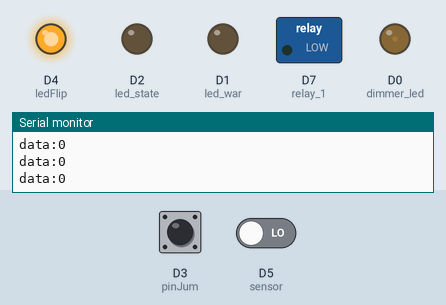
This sketch was run on a simulated ESP8266 (NodeMCU). Shown: switched loads named in the sketch (green lamp = pin HIGH), output pins drawn as LEDs (lit = HIGH), the last lines printed to the serial monitor. The test bench sets the inputs (shaded band); at power-on: D3 (pinJum) HIGH, D5 (sensor) LOW. WiFi joins after 1.5 s; servers stay silent unless stated; EEPROM starts erased. At 12.8 s the program restarts the board; the recording ends there.

Above: at 4.2 s.
4.3 s: D3 (pinJum) pulled LOW for 0.15 s
At 4.47 s:
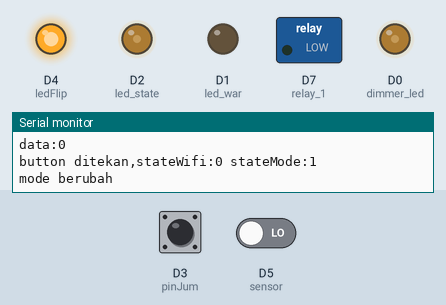
At 12.5 s:
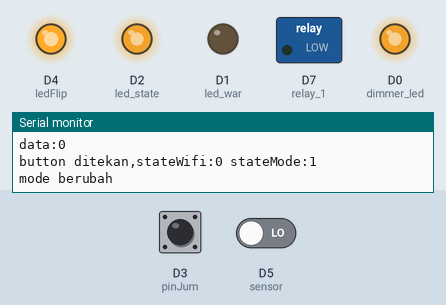
Timing chart, 0 to 12.8 s (numbered marks = the images above; inputs shaded):
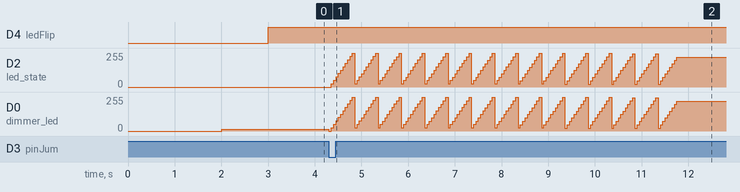

The sketch:

auto.ino
```cpp
#include <ESP8266WiFi.h>
#include <ESP8266mDNS.h>
#include <WiFiUdp.h>
#include <ArduinoOTA.h>
#include <WiFiManager.h>
#include <EEPROM.h>

#ifndef STASSID
#define STASSID "Wifi"
#define STAPSK  "00000000"
#endif

const char* ssid = STASSID;
const char* password = STAPSK;
const char* host = "OTA-LEDS";

int led_state = 4;
#define N_DIMMERS 1
int dimmer_led = 16;
#define pinJum D3

#define sensor D5  //14
#define led_war D1//5
#define relay_1 D7 //gpio13
#define ledFlip D4//2
bool stateOut;
bool trigg;
bool stateWar;
uint16_t Time = 0;
int flag=0;
bool stateFlip;
unsigned long saveTimer = 0;
unsigned long saveFlip = 0;
bool wm_nonblocking = false;
bool stateWifi;
bool stateMode;
WiFiManager wifi;
unsigned long waktuAwal=0,waktuJeda=200;
int count = 0;
bool mode=false;
void setup() {
  Serial.begin(115200);
   EEPROM.begin(12);
  pinMode(sensor, INPUT);
  pinMode(pinJum,INPUT_PULLUP);
  pinMode(led_war, OUTPUT);
  pinMode(ledFlip, OUTPUT);
  pinMode(relay_1, OUTPUT);
  digitalWrite(relay_1, LOW);

  if(wm_nonblocking) wifi.setConfigPortalBlocking(false);
  stateWifi = EEPROM.read(0);
  stateMode = EEPROM.read(0);
  delay(500);
  Serial.println(String()+"stateWifisetup=" + stateWifi + "stateModesetup=" + stateMode);
  pinMode(dimmer_led, OUTPUT);
  pinMode(led_state, OUTPUT);
  digitalWrite(led_state, LOW);
  if(stateWifi==1){
  wifi.setConfigPortalTimeout(60);
  bool connectWIFI = wifi.autoConnect("JAM DIGITAL", "00000000");
  //keluarkan tulisan RTC
  if (!connectWIFI) {
    stateWifi=0;
    Serial.println("NOT CONNECTED TO AP");
    Serial.println("Pindah ke mode offlien");
    //showRTC();
    delay(1000);
    EEPROM.write(0,stateWifi);
    EEPROM.commit();
    ESP.restart();
  }
  else
  {
    Serial.println("CONNECTED");
    /* switch on led */
 // pinMode(led_pin, OUTPUT);
  digitalWrite(led_state, HIGH);

  Serial.println("Booting");
 // WiFi.mode(WIFI_STA);

 // WiFi.begin(ssid, password);

//  while (WiFi.waitForConnectResult() != WL_CONNECTED) {
//    WiFi.begin(ssid, password);
//    Serial.println("Retrying connection...");
//  }
  /* switch off led */
  digitalWrite(led_state, LOW);

  /* configure dimmers, and OTA server events */
  analogWriteRange(1000);
  //analogWrite(led_pin, 2);


  analogWrite(dimmer_led, 50);


  ArduinoOTA.setHostname(host);
  ArduinoOTA.onStart([]() {
    analogWrite(dimmer_led, 0);
    analogWrite(led_state, 990);
  });

  ArduinoOTA.onEnd([]() { // do a fancy thing with our board led at end
    for (int i = 0; i < 30; i++) {
      analogWrite(led_state, (i * 100) % 1001);
      delay(50);
    }
  });

  ArduinoOTA.onError([](ota_error_t error) {
    (void)error;
    ESP.restart();
  });

  /* setup the OTA server */
  ArduinoOTA.begin();
  Serial.println("Ready");

  delay(1000);
 // Serial.println(String()+"NTP in the setup:"+ Clock.getHours()+":"+ Clock.getMinutes()+":"+Clock.getSeconds());
   }
  }


 //digitalWrite(dimmer_pin, LOW);
  /* setup the OTA server */


}

void loop() {
  if(stateWifi)
  {
    ArduinoOTA.handle();
    if(wm_nonblocking) wifi.process();
  }

  cekLogic();
  runWar();
  indikator();

  if (Time >= 122)
  {
    stateOut = 0;
    trigg = 0;
    Time = 0;
  }
  digitalWrite(relay_1, stateOut);

}

void cekButton()
{
  if(digitalRead(pinJum) == LOW)
  {
    stateWifi = !stateWifi;
    EEPROM.write(0,stateWifi);
    EEPROM.commit();
    Serial.println(String() + "button ditekan,stateWifi:" + stateWifi + " stateMode:" + stateMode);
  }

   if(stateMode != stateWifi)
  {
    Serial.println(String() + "mode berubah");
    for (int i = 0; i < 150; i++)
    {
      analogWrite(led_state, (i * 100) % 1001);
      analogWrite(dimmer_led, (i * 100) % 1001);
      delay(50);
    }
    delay(1000);
    ESP.restart();
  }


}

void cekLogic()
{
  int data = digitalRead(sensor);
  Serial.println(String() + "data:" + data);
  //flag = data;
  if (digitalRead(sensor) == HIGH) {
    digitalWrite(ledFlip,LOW);
    stateOut = 1;
    trigg = 1;
    flag = 0;
    Time = 0;
  }
  else {
    digitalWrite(ledFlip,HIGH);
    flag = 1;
  }
   if(stateMode == stateWifi)
  {
     cekButton();
  }
}

void runWar() {
  unsigned long timer = millis();
  if (flag == 1 && trigg == 1 && timer - saveTimer > 1000)
  {
    saveTimer = timer;
    stateWar = !stateWar;
    Time++;
  }
  if(flag == 0){ stateWar=0; }

  digitalWrite(led_war, stateWar);
}

void indikator()
{
  unsigned long tmr = millis();
  if (stateWifi == 0 && tmr - saveFlip > 1000)
  {
    saveFlip = tmr;
    stateFlip = !stateFlip;
    digitalWrite(led_state, stateFlip);
    digitalWrite(dimmer_led,stateFlip);
  }
}
```
